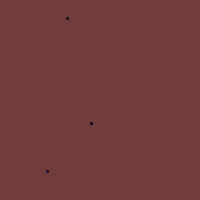
Frame 1 (no input)
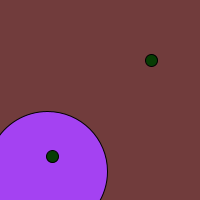
Frame 60 (the mouse pressed at the canvas centre just before this capture)
Frame 120 (the mouse held since frame 60 and released just before this capture): identical to frame 60, image omitted

The Processing sketch that drew these frames (run headless with seeded random() and noise(); from frame 60 on, the mouse is pressed at the canvas centre):

// Processing sketch: processing_172539
// ── processing_172539.pde

Ball ball[] = new Ball[6];
 
boolean globalGrow = true;
 
void setup() {
 size(200, 200);
  for (int i=0;i<5;i++) {
  ball[i] = new Ball();
 }
}
 
void draw() {
 background(#713C3C );
 
 if (globalGrow == true) {
  for (int i=0;i<3;i++) {
   ball[i].sizeIt();
  }
    
  
  for (int j=0;j<3;j++) {
   int k=j+1; 
   if (k>6) {k=0;}
 
   if (ball[j].intersect(ball[k])) {
     color c = color(random(255), random(255), random(255));
     ball[j].resetMe(c);
     ball[k].resetMe(c);
   }
  }
 }
 
 for (int m=0;m<3;m++) {
  ball[m].display();
 }
}
void mousePressed() {
 if (globalGrow == true) {
  globalGrow = false;
 }
 else {
  globalGrow = true;
 }
}
 
class Ball {
 float r; 
 float x;
 float y;
 color c;
 
 Ball() {
  resetMe(color(random(255),random(255),random(255)));
 }
 
 void sizeIt() {r+=1;
 }
 void resetMe(color tempC){
  r = 0;
  x = random(width);
  y = random(height);
   c= tempC;
 }
 
 void display() {
  fill(c);
  ellipse(x,y,r*2,r*2);
 }
 
 boolean intersect(Ball b) {
   
  float distance = dist(x,y,b.x,b.y);
 
   
  if (distance < r + b.r) {
   return true;
  }
  else {
   return false;
  }
 }
}
